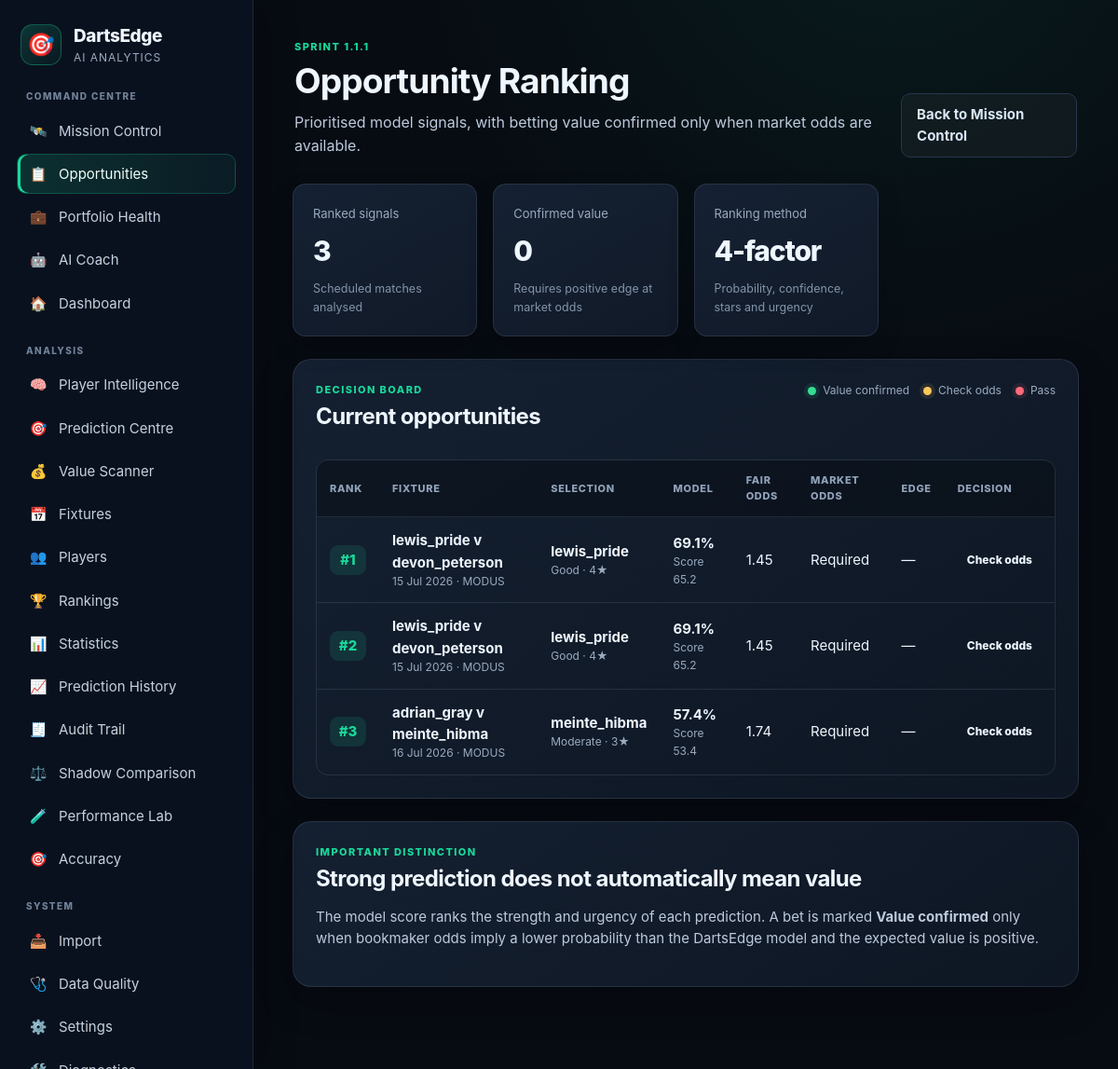
The page /opportunities on the database its author committed.
### app/models/match.py (models this page shows)
class Match(Base):
    __tablename__ = "matches"
    id = Column(Integer, primary_key=True, index=True)
    date = Column(Date)
    tournament = Column(String, default="MODUS")
    stage = Column(String, default="Group")
    match_format = Column(String, default="Best of 7")
    status = Column(String, default="scheduled")
    player_a = Column(String)
    player_b = Column(String)
    winner = Column(String)
    score = Column(String)
    first_180_player = Column(String, nullable=True)
    first_leg_winner = Column(String, nullable=True)

### app/routes/opportunities.py (the view)
@router.get("/opportunities")
def opportunities_page(request: Request):
    db = SessionLocal()
    try:
        opportunities = build_ranked_opportunities(db, limit=50)
        confirmed_value_count = sum(
            1 for opportunity in opportunities
            if opportunity["is_value_confirmed"]
        )
        return templates.TemplateResponse(
            "opportunities.html",
            {
                "request": request,
                "opportunities": opportunities,
                "opportunity_count": len(opportunities),
                "confirmed_value_count": confirmed_value_count,
            },
        )
    finally:
        db.close()

### app/templates/opportunities.html
{% extends "base.html" %}
{% block content %}
<section class="mission-hero">
    <div>
        <div class="section-kicker">Sprint 1.1.1</div>
        <h1>Opportunity Ranking</h1>
        <p>Prioritised model signals, with betting value confirmed only when market odds are available.</p>
    </div>
    <a class="secondary-button" href="/mission-control">Back to Mission Control</a>
</section>
<section class="mission-kpi-grid opportunity-kpi-grid">
    <article class="mission-kpi-card">
        <span>Ranked signals</span>
        <strong>{{ opportunity_count }}</strong>
        <small>Scheduled matches analysed</small>
    </article>
    <article class="mission-kpi-card">
        <span>Confirmed value</span>
        <strong>{{ confirmed_value_count }}</strong>
        <small>Requires positive edge at market odds</small>
    </article>
    <article class="mission-kpi-card">
        <span>Ranking method</span>
        <strong>4-factor</strong>
        <small>Probability, confidence, stars and urgency</small>
    </article>
</section>
<article class="card mission-panel">
    <div class="section-heading-row">
        <div>
            <div class="section-kicker">Decision board</div>
            <h2>Current opportunities</h2>
        </div>
        <div class="opportunity-legend">
            <span><i class="mission-status-dot mission-status-good"></i> Value confirmed</span>
            <span><i class="mission-status-dot mission-status-warning"></i> Check odds</span>
            <span><i class="mission-status-dot mission-status-risk"></i> Pass</span>
        </div>
    </div>
    {% if opportunities %}
    <div class="opportunity-table-wrap">
        <table class="opportunity-table">
            <thead>
                <tr>
                    <th>Rank</th>
                    <th>Fixture</th>
                    <th>Selection</th>
                    <th>Model</th>
                    <th>Fair odds</th>
                    <th>Market odds</th>
                    <th>Edge</th>
                    <th>Decision</th>
                </tr>
            </thead>
            <tbody>
                {% for opportunity in opportunities %}
                <tr>
                    <td><span class="mission-rank">#{{ opportunity.rank }}</span></td>
                    <td>
                        <strong>{{ opportunity.player_a }} v {{ opportunity.player_b }}</strong>
                        <small class="opportunity-subline">
                            {{ opportunity.date.strftime('%d %b %Y') if opportunity.date else 'Date unavailable' }}
                            {% if opportunity.tournament %} · {{ opportunity.tournament }}{% endif %}
                        </small>
                    </td>
                    <td>
                        <strong>{{ opportunity.selection }}</strong>
                        <small class="opportunity-subline">{{ opportunity.confidence }} · {{ opportunity.stars }}★</small>
                    </td>
                    <td>
                        <strong>{{ opportunity.probability }}%</strong>
                        <small class="opportunity-subline">Score {{ opportunity.model_score }}</small>
                    </td>
                    <td>{{ '%.2f'|format(opportunity.fair_odds) if opportunity.fair_odds else '—' }}</td>
                    <td>{{ '%.2f'|format(opportunity.market_odds) if opportunity.market_odds else 'Required' }}</td>
                    <td>
                        {% if opportunity.edge_percent is not none %}
                            {{ '%+.2f'|format(opportunity.edge_percent) }}%
                        {% else %}
                            —
                        {% endif %}
                    </td>
                    <td>
                        <span class="opportunity-decision opportunity-decision-{{ opportunity.status_tone }}">
                            {{ opportunity.action }}
                        </span>
                    </td>
                </tr>
                {% endfor %}
            </tbody>
        </table>
    </div>
    {% else %}
    <div class="empty-state">
        <p>No scheduled fixtures could be ranked.</p>
        <a class="primary-button" href="/fixtures">Open fixtures</a>
    </div>
    {% endif %}
</article>
<article class="card opportunity-methodology">
    <div class="section-kicker">Important distinction</div>
    <h2>Strong prediction does not automatically mean value</h2>
    <p>
        The model score ranks the strength and urgency of each prediction. A bet is marked
        <strong>Value confirmed</strong> only when bookmaker odds imply a lower probability than
        the DartsEdge model and the expected value is positive.
    </p>
</article>
{% endblock %}

### rows shown on the page
Match: rank "1", player_a "lewis_pride", player_b "devon_peterson", date "15 Jul 2026", tournament "MODUS", selection "lewis_pride", confidence "Good", stars "4", probability "69.1", model_score "65.2", fair_odds "1.45", market_odds "Required", action "Check odds"
Match: rank "2", player_a "lewis_pride", player_b "devon_peterson", date "15 Jul 2026", tournament "MODUS", selection "lewis_pride", confidence "Good", stars "4", probability "69.1", model_score "65.2", fair_odds "1.45", market_odds "Required", action "Check odds"
Match: rank "3", player_a "adrian_gray", player_b "meinte_hibma", date "16 Jul 2026", tournament "MODUS", selection "meinte_hibma", confidence "Moderate", stars "3", probability "57.4", model_score "53.4", fair_odds "1.74", market_odds "Required", action "Check odds"

### other values the page prints
{{ opportunity_count }} "3"
{{ confirmed_value_count }} "0"
